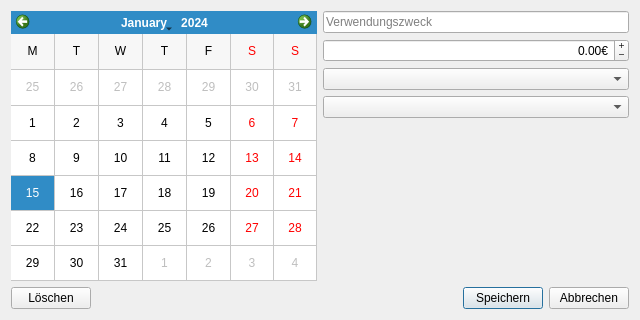
<?xml version="1.0" encoding="UTF-8"?>
<ui version="4.0">
 <class>InternalTransferDialog</class>
 <widget class="QDialog" name="InternalTransferDialog">
  <property name="geometry">
   <rect>
    <x>0</x>
    <y>0</y>
    <width>640</width>
    <height>320</height>
   </rect>
  </property>
  <property name="windowTitle">
   <string>Transfer Details</string>
  </property>
  <layout class="QGridLayout" name="gridLayout">
   <item row="0" column="0">
    <widget class="QCalendarWidget" name="calendarWidget">
     <property name="sizePolicy">
      <sizepolicy hsizetype="Minimum" vsizetype="Minimum">
       <horstretch>0</horstretch>
       <verstretch>0</verstretch>
      </sizepolicy>
     </property>
     <property name="gridVisible">
      <bool>true</bool>
     </property>
     <property name="horizontalHeaderFormat">
      <enum>QCalendarWidget::SingleLetterDayNames</enum>
     </property>
     <property name="verticalHeaderFormat">
      <enum>QCalendarWidget::NoVerticalHeader</enum>
     </property>
     <property name="navigationBarVisible">
      <bool>true</bool>
     </property>
     <property name="dateEditAcceptDelay">
      <number>100</number>
     </property>
    </widget>
   </item>
   <item row="0" column="1">
    <layout class="QVBoxLayout" name="verticalLayout">
     <item>
      <widget class="QLineEdit" name="descriptionEdit">
       <property name="placeholderText">
        <string>Verwendungszweck</string>
       </property>
      </widget>
     </item>
     <item>
      <widget class="QDoubleSpinBox" name="amountSpinBox">
       <property name="alignment">
        <set>Qt::AlignRight|Qt::AlignTrailing|Qt::AlignVCenter</set>
       </property>
       <property name="buttonSymbols">
        <enum>QAbstractSpinBox::PlusMinus</enum>
       </property>
       <property name="correctionMode">
        <enum>QAbstractSpinBox::CorrectToNearestValue</enum>
       </property>
       <property name="suffix">
        <string>€</string>
       </property>
       <property name="minimum">
        <double>-1000000.000000000000000</double>
       </property>
       <property name="maximum">
        <double>1000000.000000000000000</double>
       </property>
      </widget>
     </item>
     <item>
      <widget class="QComboBox" name="sourceAccountBox"/>
     </item>
     <item>
      <widget class="QComboBox" name="targetAccountBox"/>
     </item>
     <item>
      <spacer name="verticalSpacer">
       <property name="orientation">
        <enum>Qt::Vertical</enum>
       </property>
       <property name="sizeHint" stdset="0">
        <size>
         <width>20</width>
         <height>40</height>
        </size>
       </property>
      </spacer>
     </item>
    </layout>
   </item>
   <item row="1" column="0" colspan="2">
    <layout class="QHBoxLayout" name="horizontalLayout">
     <item>
      <widget class="QPushButton" name="deleteButton">
       <property name="text">
        <string>Löschen</string>
       </property>
       <property name="autoDefault">
        <bool>false</bool>
       </property>
      </widget>
     </item>
     <item>
      <spacer name="horizontalSpacer">
       <property name="orientation">
        <enum>Qt::Horizontal</enum>
       </property>
       <property name="sizeHint" stdset="0">
        <size>
         <width>40</width>
         <height>20</height>
        </size>
       </property>
      </spacer>
     </item>
     <item>
      <widget class="QPushButton" name="saveButton">
       <property name="text">
        <string>Speichern</string>
       </property>
      </widget>
     </item>
     <item>
      <widget class="QPushButton" name="cancelButton">
       <property name="text">
        <string>Abbrechen</string>
       </property>
       <property name="autoDefault">
        <bool>false</bool>
       </property>
      </widget>
     </item>
    </layout>
   </item>
  </layout>
 </widget>
 <resources/>
 <connections>
  <connection>
   <sender>saveButton</sender>
   <signal>clicked()</signal>
   <receiver>InternalTransferDialog</receiver>
   <slot>accept()</slot>
   <hints>
    <hint type="sourcelabel">
     <x>206</x>
     <y>293</y>
    </hint>
    <hint type="destinationlabel">
     <x>157</x>
     <y>274</y>
    </hint>
   </hints>
  </connection>
  <connection>
   <sender>cancelButton</sender>
   <signal>clicked()</signal>
   <receiver>InternalTransferDialog</receiver>
   <slot>reject()</slot>
   <hints>
    <hint type="sourcelabel">
     <x>306</x>
     <y>293</y>
    </hint>
    <hint type="destinationlabel">
     <x>286</x>
     <y>274</y>
    </hint>
   </hints>
  </connection>
 </connections>
</ui>
